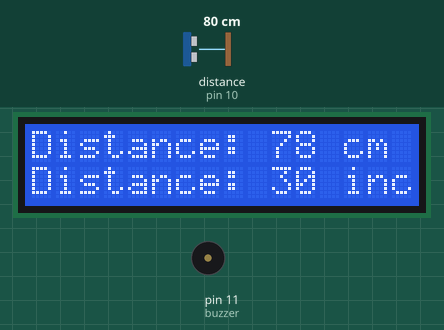
Recording of a sketch running on a simulated Arduino Uno, built with avr-gcc and run on an emulated ATmega328P. Shown: 16×2 character LCD, buzzer (waves = sounding). Wiring (inferred from the names in the program): ultrasonic range finder: trigger pin 9; echo pin 10. Inputs (shaded band) come from the test bench; at power-on: distance to the obstacle (sensor on pin 10) 80 cm. The echo pulse lasts 58.3 µs per cm; what the sketch prints to the serial monitor is not drawn.

Above: at 1.2 s.
1.3 s: distance to the obstacle (sensor on pin 10) set to 55 cm
At 2.5 s:
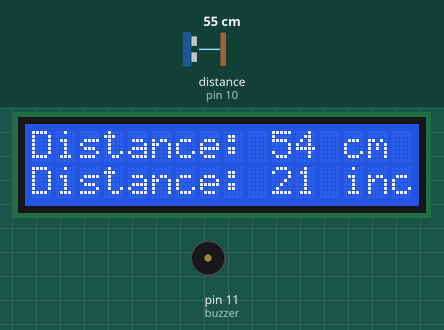
2.8 s: distance to the obstacle (sensor on pin 10) set to 47 cm
At 3.2 s:
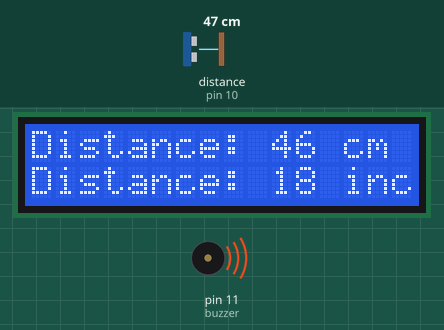
4.3 s: distance to the obstacle (sensor on pin 10) set to 2 cm
At 5.1 s:
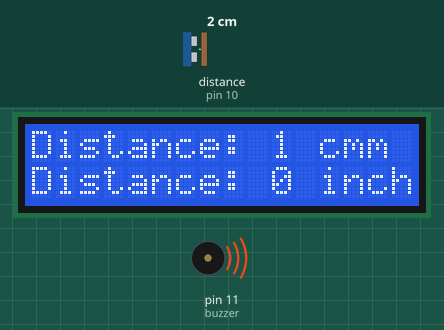
5.8 s: distance to the obstacle (sensor on pin 10) set to 35 cm
At 5.84 s:
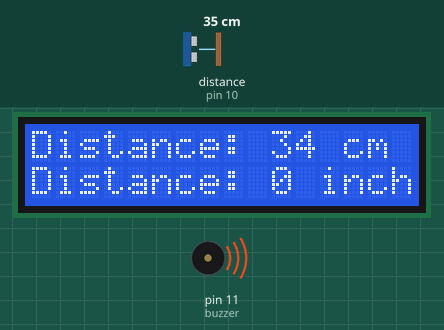
Timing chart, 0 to 8.3 s (numbered marks = the images above; inputs shaded):
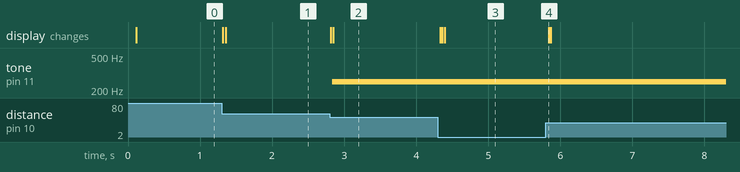

The sketch:

RADAR_MASTER.ino
```cpp
#include <LiquidCrystal.h> // includes the LiquidCrystal Library
LiquidCrystal lcd(2, 3, 4, 5, 6, 7); // Creates an LCD object. Parameters: (rs, enable, d4, d5, d6, d7)
const int trigPin = 9;
const int echoPin = 10;
const int buzzer=11;
const int ledPin =12;
long duration;
int distanceCm, distanceInch;
int safetyDistance;
void setup() {
Serial.begin(9600);
lcd.begin(16,2); // Initializes the interface to the LCD screen, and specifies the dimensions (width and height) of the display
pinMode(trigPin, OUTPUT);
pinMode(echoPin, INPUT);
}
void loop() {
digitalWrite(trigPin, LOW);
delayMicroseconds(2);
digitalWrite(trigPin, HIGH);
delayMicroseconds(10);
digitalWrite(trigPin, LOW);
duration = pulseIn(echoPin, HIGH);
distanceCm= duration*0.034/2;
distanceInch = duration*0.0133/2;
lcd.setCursor(0,0); // Sets the location at which subsequent text written to the LCD will be displayed
lcd.print("Distance: "); // Prints string "Distance" on the LCD
lcd.print(distanceCm); // Prints the distance value from the sensor
lcd.print(" cm");
delay(10);
lcd.setCursor(0,1);
lcd.print("Distance: ");
lcd.print(distanceInch);
lcd.print(" inch");
delay(10);
safetyDistance = distanceCm;
if (safetyDistance <= 50)   // You can change safe distance from here changing value Ex. 20 , 40 , 60 , 80 , 100, all in cm
{
  tone(buzzer, 250);
  digitalWrite(ledPin, HIGH);
  Serial.write('0');
  delay(10);
}
else if(safetyDistance > 50)
{
  noTone(buzzer);
  digitalWrite(ledPin, LOW);
  Serial.write('1');
  delay(20);

}


}
```

Measured:
- the behaviour switches between 52 and 51 cm on distance to the obstacle (sensor on pin 10) (found by bisection; images 1 and 2)
- after the input at 1.3 s, the display: first changes at once (image 1 shows a later state)
- after the input at 2.8 s, tone on pin 11 (buzzer): silent → 250 Hz at once; the display: first changes at once (image 2 shows a later state)
- after the input at 4.3 s, the display: first changes at once (image 3 shows a later state)
- after the input at 5.8 s, the display: changes at once (image 4)
